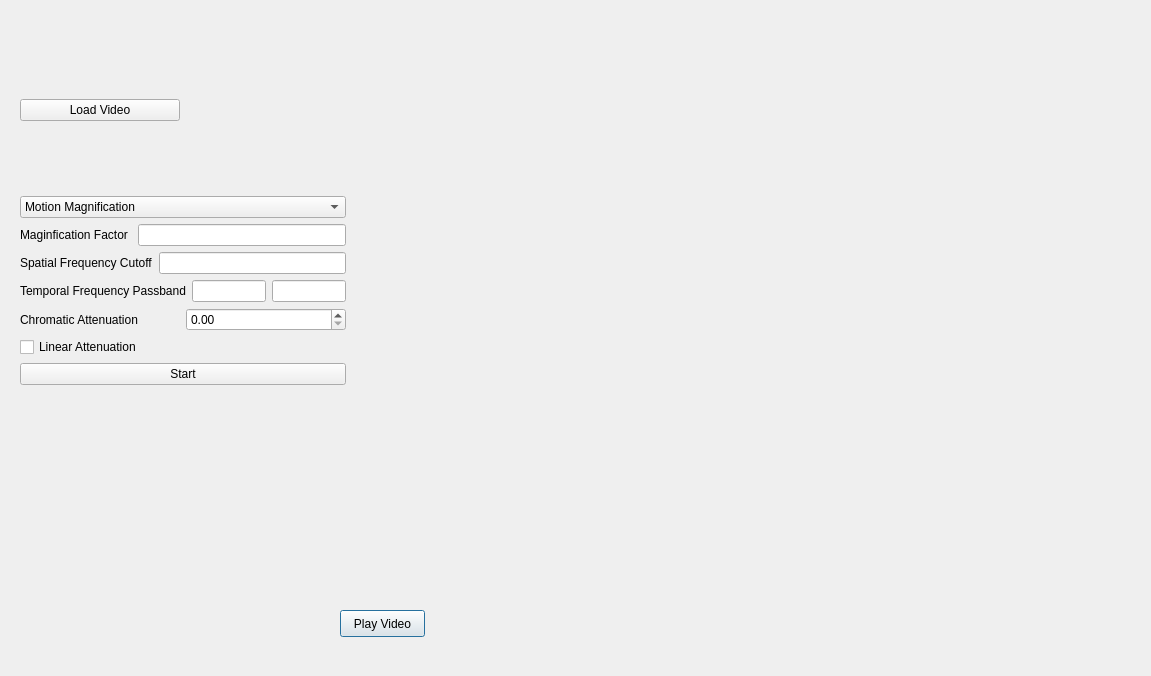
<?xml version="1.0" encoding="UTF-8"?>
<ui version="4.0">
 <class>Dialog</class>
 <widget class="QDialog" name="Dialog">
  <property name="geometry">
   <rect>
    <x>0</x>
    <y>0</y>
    <width>1151</width>
    <height>676</height>
   </rect>
  </property>
  <property name="windowTitle">
   <string>Dialog</string>
  </property>
  <widget class="QLabel" name="video">
   <property name="geometry">
    <rect>
     <x>370</x>
     <y>30</y>
     <width>691</width>
     <height>521</height>
    </rect>
   </property>
   <property name="text">
    <string/>
   </property>
  </widget>
  <widget class="QPushButton" name="playButton">
   <property name="geometry">
    <rect>
     <x>340</x>
     <y>610</y>
     <width>85</width>
     <height>27</height>
    </rect>
   </property>
   <property name="text">
    <string>Play Video</string>
   </property>
  </widget>
  <widget class="QWidget" name="">
   <property name="geometry">
    <rect>
     <x>20</x>
     <y>30</y>
     <width>326</width>
     <height>521</height>
    </rect>
   </property>
   <layout class="QVBoxLayout" name="verticalLayout">
    <item>
     <layout class="QHBoxLayout" name="horizontalLayout">
      <item>
       <widget class="QPushButton" name="lButton">
        <property name="text">
         <string>Load Video</string>
        </property>
       </widget>
      </item>
      <item>
       <widget class="QLabel" name="nameLabel">
        <property name="text">
         <string/>
        </property>
       </widget>
      </item>
     </layout>
    </item>
    <item>
     <widget class="QComboBox" name="comboBox">
      <item>
       <property name="text">
        <string>Motion Magnification</string>
       </property>
      </item>
      <item>
       <property name="text">
        <string>Color Magnification </string>
       </property>
      </item>
     </widget>
    </item>
    <item>
     <layout class="QHBoxLayout" name="horizontalLayout_3">
      <item>
       <widget class="QLabel" name="label">
        <property name="text">
         <string>Maginfication Factor </string>
        </property>
       </widget>
      </item>
      <item>
       <widget class="QLineEdit" name="alpha"/>
      </item>
     </layout>
    </item>
    <item>
     <layout class="QHBoxLayout" name="horizontalLayout_4">
      <item>
       <widget class="QLabel" name="label_2">
        <property name="text">
         <string>Spatial Frequency Cutoff</string>
        </property>
       </widget>
      </item>
      <item>
       <widget class="QLineEdit" name="cutoff"/>
      </item>
     </layout>
    </item>
    <item>
     <layout class="QHBoxLayout" name="horizontalLayout_2">
      <item>
       <widget class="QLabel" name="label_3">
        <property name="text">
         <string>Temporal Frequency Passband</string>
        </property>
       </widget>
      </item>
      <item>
       <widget class="QLineEdit" name="low">
        <property name="text">
         <string/>
        </property>
       </widget>
      </item>
      <item>
       <widget class="QLineEdit" name="high">
        <property name="text">
         <string/>
        </property>
       </widget>
      </item>
     </layout>
    </item>
    <item>
     <layout class="QHBoxLayout" name="horizontalLayout_5">
      <item>
       <widget class="QLabel" name="label_4">
        <property name="text">
         <string>Chromatic Attenuation</string>
        </property>
       </widget>
      </item>
      <item>
       <widget class="QDoubleSpinBox" name="chromAtt">
        <property name="maximum">
         <double>1.000000000000000</double>
        </property>
        <property name="singleStep">
         <double>0.100000000000000</double>
        </property>
       </widget>
      </item>
     </layout>
    </item>
    <item>
     <widget class="QCheckBox" name="linearAtt">
      <property name="text">
       <string>Linear Attenuation</string>
      </property>
     </widget>
    </item>
    <item>
     <widget class="QPushButton" name="startButton">
      <property name="text">
       <string>Start</string>
      </property>
     </widget>
    </item>
    <item>
     <widget class="QLabel" name="finished">
      <property name="text">
       <string/>
      </property>
      <property name="alignment">
       <set>Qt::AlignCenter</set>
      </property>
     </widget>
    </item>
   </layout>
  </widget>
 </widget>
 <resources/>
 <connections/>
</ui>
